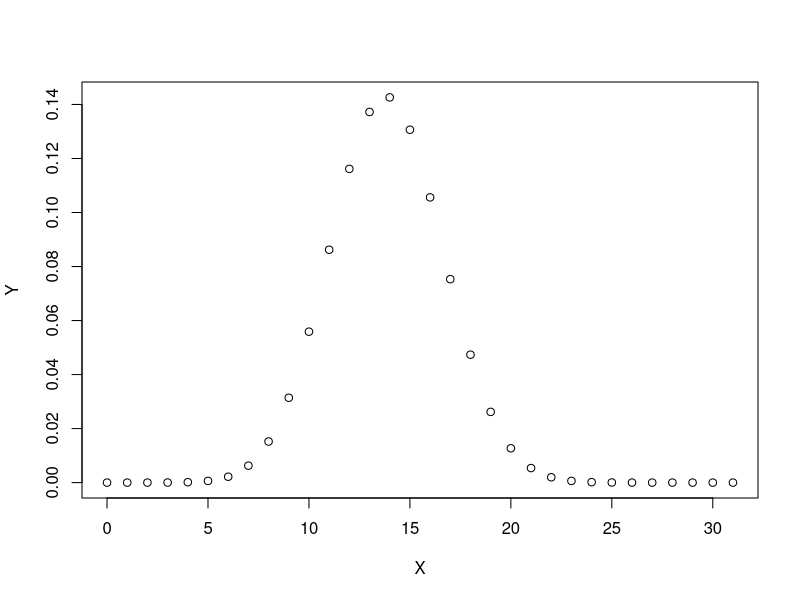
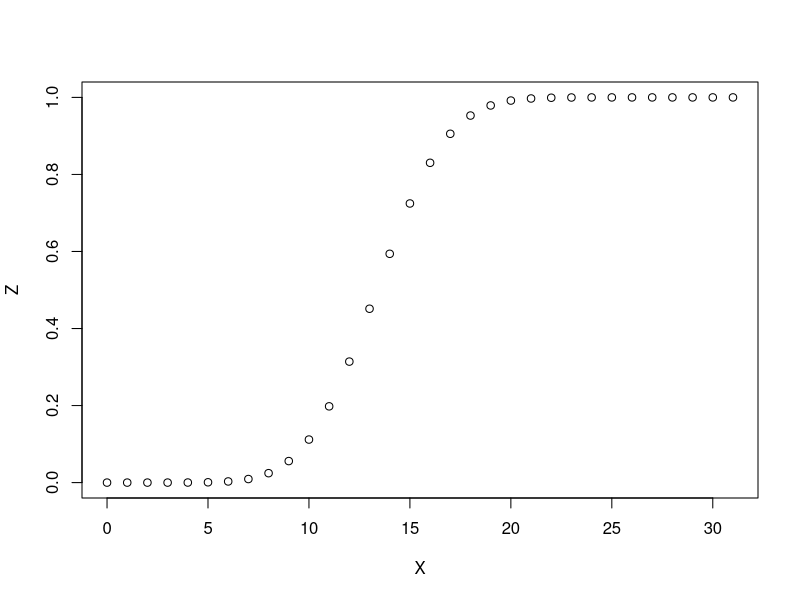

These charts were generated, in order, by the following R code:
#q1
# X ∼ binom(size=12, prob=1/6) ,P(7 ≤ X ≤ 9)=?.

x<-c(7,8,9)#favourable outcomes
byd<-dbinom(7,12,1/6)+dbinom(8,12,1/6)+dbinom(9,12,1/6)#method 1
print(byd)
byp<-pbinom(9, 12, 1/6) - pbinom(6, 12,1/6)#method 2
print(byp)

#q2
#the mean test score is 72, and the standard deviation is 15.2. What is
#the percentage of students scoring 84 or more in the exam?

pnorm(100,mean=72,sd=15.2)-pnorm(84,mean=72,sd=15.2)#prob of in scoring(100 to 0) MINUS scoring in(84,0)

#q3
?dpois
#concept of dpois
dpois(0,1)#this means prob of having 0 when the mean is 1
dpois(5, 3, log = TRUE)#log probability of observing 5 events in a Poisson distribution with a mean rate of 3 events

#now coming to the question
dpois(0,5)#no car

dpois(48,50)+dpois(49,50)+dpois(50,50)#prob=48,49,50 when the mean was 50
?ppois

ppois(50,50)-ppois(47,50) #47 as it includes 47 and lower and we include 48

#q4
# 250 processors there are 17 defective,we chose 5 what is the probability of that 3 are defective

dbinom(3,5,17/250)
pbinom(3,5,17/250)-pbinom(2,5,17/250)#makes no sense tho lol

dhyper(3,17,233,5)
#Hypergeometric Distribution: Sampling without replacement

#q5
#44.7% have used wiki, if p(x)=31 what is sample space 
#5b
#PMF
X=0:31
Y=dbinom(X,31,0.447)
plot(X,Y)
#c
Z=pbinom(X,31 ,0.447)
plot(X,Z)

#5d
mean(X)
sd(x)
var(X)




